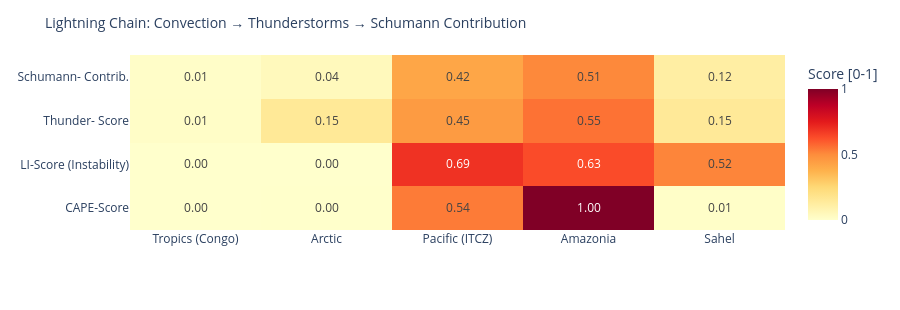

Notebook code for this chart:
### Code cell
# ============================================================
# LIGHTNING CHAIN: Convection → Thunderstorms → Schumann
# Shows the causal chain per measurement point as heatmap
# ============================================================

def cape_score(v):
    """CAPE → normalized score [0,1]"""
    if v is None or pd.isna(v): return 0.0
    return min(1.0, float(v) / 3000)

def li_score(v):
    """Lifted Index: negative = unstable → score [0,1]"""
    if v is None or pd.isna(v): return 0.3
    return min(1.0, max(0.0, (-float(v) + 6) / 12))

def cloud_score(v):
    if v is None or pd.isna(v): return 0.3
    return float(v) / 100

def thunder_score(row):
    """Kombinierter Gewitterwahrscheinlichkeits-Score
    CAPE + LI + Bedeckung + WMO-Gewitter + konvektiver Niederschlag (showers)
    Hinweis: X-Ray und Kp sind kein Bestandteil – nur geomagn./solarer Kontext.
    """
    cs = cape_score(row.get('cape'))
    ls = li_score(row.get('li'))
    cl = cloud_score(row.get('cloud'))
    t  = 1.0 if row.get('thunderstorm') else 0.0
    # Convective precipitation (showers) as additional indicator
    sh = min(1.0, (row.get('showers') or 0) / 5.0)
    return round(cs * 0.30 + ls * 0.25 + cl * 0.15 + t * 0.20 + sh * 0.10, 3)

def schumann_contribution(t_score, lat):
    """Schumann contribution: higher in tropics (±30°), scaled by thunderstorm score"""
    lat_weight = max(0.3, 1.0 - abs(lat) / 60)
    return round(t_score * lat_weight, 3)

df_atm['cape_score']   = df_atm.apply(lambda r: cape_score(r['cape']), axis=1)
df_atm['li_score']     = df_atm.apply(lambda r: li_score(r['li']),    axis=1)
df_atm['thunder_score']= df_atm.apply(lambda r: thunder_score(r.to_dict()), axis=1)
df_atm['schumann_contribution'] = df_atm.apply(
    lambda r: schumann_contribution(r['thunder_score'], r['lat']), axis=1)

metrics = ['cape_score', 'li_score', 'thunder_score', 'schumann_contribution']
labels  = ['CAPE-Score', 'LI-Score\n(Instability)', 'Thunder-\nScore', 'Schumann-\nContrib.']
z_data  = [df_atm[m].tolist() for m in metrics]

fig = go.Figure(go.Heatmap(
    z=z_data,
    x=df_atm['point'].tolist(),
    y=labels,
    colorscale='YlOrRd',
    zmin=0, zmax=1,
    text=[[f'{v:.2f}' for v in row] for row in z_data],
    texttemplate='%{text}', textfont=dict(size=12),
    colorbar=dict(title='Score [0-1]')
))
fig.update_layout(
    title=dict(text='Lightning Chain: Convection → Thunderstorms → Schumann Contribution', font=dict(size=14)),
    height=310,
    plot_bgcolor='rgba(0,0,0,0)', paper_bgcolor='rgba(0,0,0,0)',
    margin=dict(l=130, r=80, t=55, b=80)
)
fig.show()

### Figure 1 — Plotly figure (JSON) as saved in the notebook; plotly's stock layout.template omitted (floating-point values rounded to 4 significant figures)
{"data": [{"colorbar": {"title": {"text": "Score [0-1]"}}, "colorscale": [[0.0, "rgb(255,255,204)"], [0.125, "rgb(255,237,160)"], [0.25, "rgb(254,217,118)"], [0.375, "rgb(254,178,76)"], [0.5, "rgb(253,141,60)"], [0.625, "rgb(252,78,42)"], [0.75, "rgb(227,26,28)"], [0.875, "rgb(189,0,38)"], [1.0, "rgb(128,0,38)"]], "text": [["0.00", "0.00", "0.54", "1.00", "0.01"], ["0.00", "0.00", "0.69", "0.63", "0.52"], ["0.01", "0.15", "0.45", "0.55", "0.15"], ["0.01", "0.04", "0.42", "0.51", "0.12"]], "textfont": {"size": 12}, "texttemplate": "%{text}", "type": "heatmap", "x": ["Tropics (Congo)", "Arctic", "Pacific (ITCZ)", "Amazonia", "Sahel"], "y": ["CAPE-Score", "LI-Score\n(Instability)", "Thunder-\nScore", "Schumann-\nContrib."], "z": [[0.0, 0.003333, 0.5367, 1.0, 0.01], [0.0, 0.0, 0.6917, 0.6333, 0.5167], [0.013, 0.151, 0.454, 0.554, 0.15], [0.012, 0.045, 0.416, 0.508, 0.117]], "zmax": 1, "zmin": 0}], "layout": {"height": 310, "margin": {"b": 80, "l": 130, "r": 80, "t": 55}, "paper_bgcolor": "rgba(0,0,0,0)", "plot_bgcolor": "rgba(0,0,0,0)", "title": {"font": {"size": 14}, "text": "Lightning Chain: Convection → Thunderstorms → Schumann Contribution"}}}
